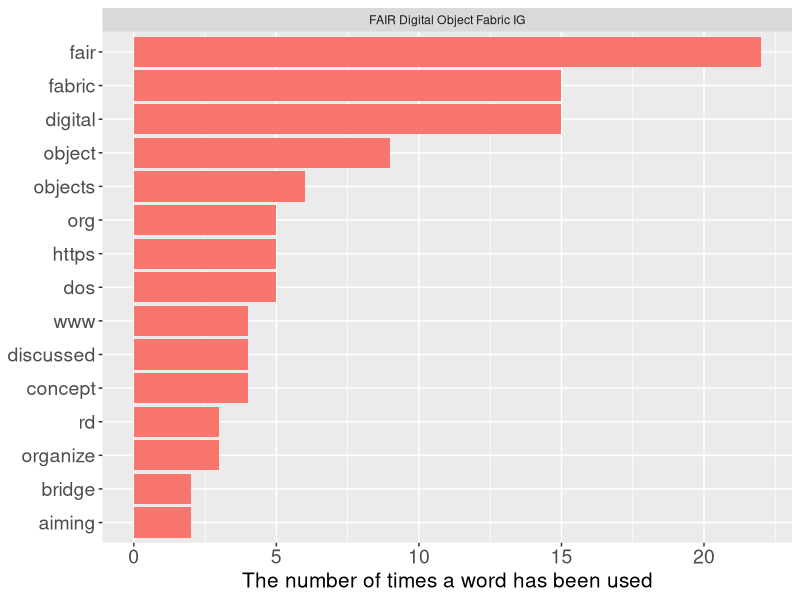
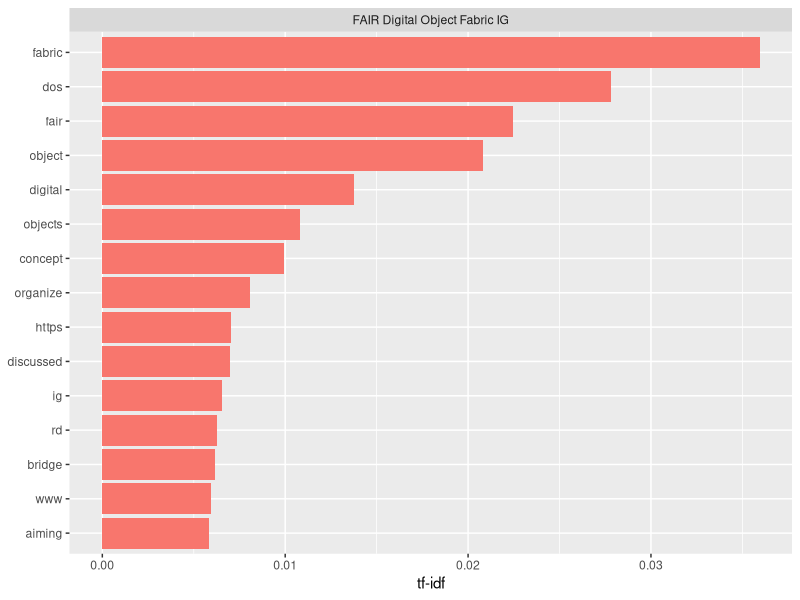

The R source for these figures, in order:
library(tidyverse)
library(tidytext)


# Prepare the data --------------------------------------------------------



setwd("D:/Documents/LDP/Productivity and Reproducibility/Git/RDA_FF_mapping/RDA_Mapping_R_Data/RDA_Mapping_R_Data_input")# set text as tibble
groups <- read.csv("RDA_Groups_R_V1_20220930.csv", header = T) %>% select(-Charter, - URL)

glimpse(groups)

# Tokenization and data tidying
group_words <- groups %>%  
  unnest_tokens(Text, words) %>% 
  count(Group, Text, sort = TRUE)

# Frequency
total_words <- group_words %>% 
  group_by(Group) %>% 
  summarize(total = sum(n))

group_words <- left_join(group_words, total_words)

book_tf_idf <- group_words %>%
  bind_tf_idf(Text, Group, n)



# delete words with tf-idf near zero = words that occur in many of the groups
book_tf_idf1 <- book_tf_idf %>%
  select(-total) %>%
  arrange(desc(tf_idf))


to.delete.words <- book_tf_idf1 %>% filter(tf_idf < 0.001, n > 4) %>% select(-tf, -idf)
view(to.delete.words)

to.delete.words <- to.delete.words %>% select(Text) %>% unique()

to.delete.words.string <- to.delete.words %>%
  mutate(string.length = str_length(to.delete.words$Text)) %>% 
  filter(string.length < 6) # select words with less than 6 letters
view(to.delete.words.string )

to.delete.words.string <- to.delete.words.string %>% filter(Text != "tools")



book_tf_idf2 <- book_tf_idf1 %>% arrange(Group, tf_idf) %>%
  group_by(Group) %>% top_n(10)

# write.csv(book_tf_idf2, "RDA_Groups_top5_words_Input1_V1.csv")



# Topics-Group merging ----------------------------------------------------


topics <- read.csv("RDA_Topics_R_V1_20220930.csv", header = T)

setwd("C:/Users/fsdha/Desktop/RDA_Mapping_R_analysis/RDA_Mapping_R_Data/RDA_Mapping_R_Data_output")
group2 <- read.csv("RDA_Groups_top5_words_Input1_V1.csv", header = T)

glimpse(topics)
glimpse(group2)

merge_1 <- inner_join(topics, group2, by = c("Keyword1" = "Text"))
merge_2 <- inner_join(topics, group2, by = c("Keyword2" = "Text"))

final_merge <- bind_rows(merge_1, merge_2) %>% unique() %>% select(FF_TOPIC,
                                                                   Group,
                                                                   Keyword1,
                                                                   Keyword2) %>% 
  drop_na()

glimpse(final_merge)

not_matching <- anti_join(topics, final_merge, by = "FF_TOPIC")

# write.csv(final_merge, "matching.csv")
# write.csv(not_matching, "not_matching.csv")


unmatched_groups <- anti_join(group2, final_merge, by = "Group")

# write.csv(unmatched_groups, "unmatched_groups.csv")

# Some examples - with graphs ---------------------------------------------


example1 <- book_tf_idf1 %>% filter(Group == "FAIR Digital Object Fabric IG")
example1 <- example1 %>% filter(Text != "ig")
example1 <- example1 %>% filter(tf_idf > 0)
# view(example1)

example2 <- book_tf_idf1 %>% filter(Group == "FAIR Digital Object Fabric IG")
example2 <- example2 %>% filter(tf_idf > 0)
# view(example2)

# Plot the words
example1 %>%
  group_by(Group) %>%
  slice_max(tf_idf, n = 15) %>%
  ungroup() %>%
  ggplot(aes(n, fct_reorder(Text, n), fill = Group)) +
  geom_col(show.legend = FALSE) +
  facet_wrap(~Group, ncol = 2, scales = "free") +
  labs(x = "The number of times a word has been used", y = NULL)+
  theme(axis.text = element_text(size =14),
        axis.title = element_text(size = 15))


example2 %>%
  group_by(Group) %>%
  slice_max(tf_idf, n = 15) %>%
  ungroup() %>%
  ggplot(aes(tf_idf, fct_reorder(Text, tf_idf), fill = Group)) +
  geom_col(show.legend = FALSE) +
  facet_wrap(~Group, ncol = 2, scales = "free") +
  labs(x = "tf-idf", y = NULL)
